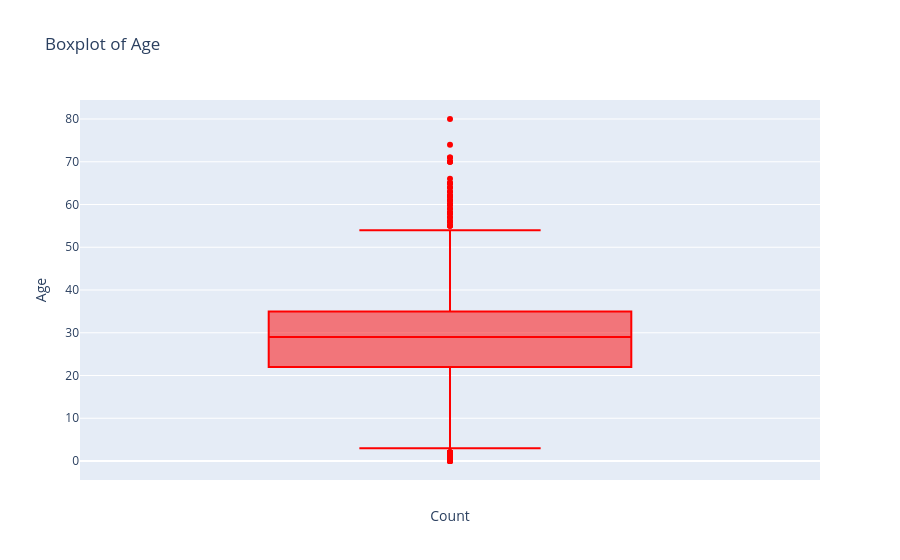

Notebook source saved alongside this figure:
### Code cell
f2=px.box(df, y='age', title='Boxplot of Age', labels={'age': 'Age'}, color_discrete_sequence=['red']).update_layout(
    yaxis_title='Age',
    xaxis_title='Count'
)
f2.show()

### Figure 1 — Plotly figure (JSON) as saved in the notebook; plotly's stock layout.template omitted (floating-point values rounded to 4 significant figures; data arrays with more than 128 entries replaced by an {"elided": "..."} marker saying what was removed)
{"data": [{"alignmentgroup": "True", "hovertemplate": "Age=%{y}<extra></extra>", "legendgroup": "", "marker": {"color": "red"}, "name": "", "notched": false, "offsetgroup": "", "orientation": "v", "showlegend": false, "type": "box", "x0": " ", "xaxis": "x", "y": {"elided": "891 int values"}, "y0": " ", "yaxis": "y"}], "layout": {"boxmode": "group", "legend": {"tracegroupgap": 0}, "title": {"text": "Boxplot of Age"}, "xaxis": {"anchor": "y", "domain": [0, 1], "title": {"text": "Count"}}, "yaxis": {"anchor": "x", "domain": [0, 1], "title": {"text": "Age"}}}}
